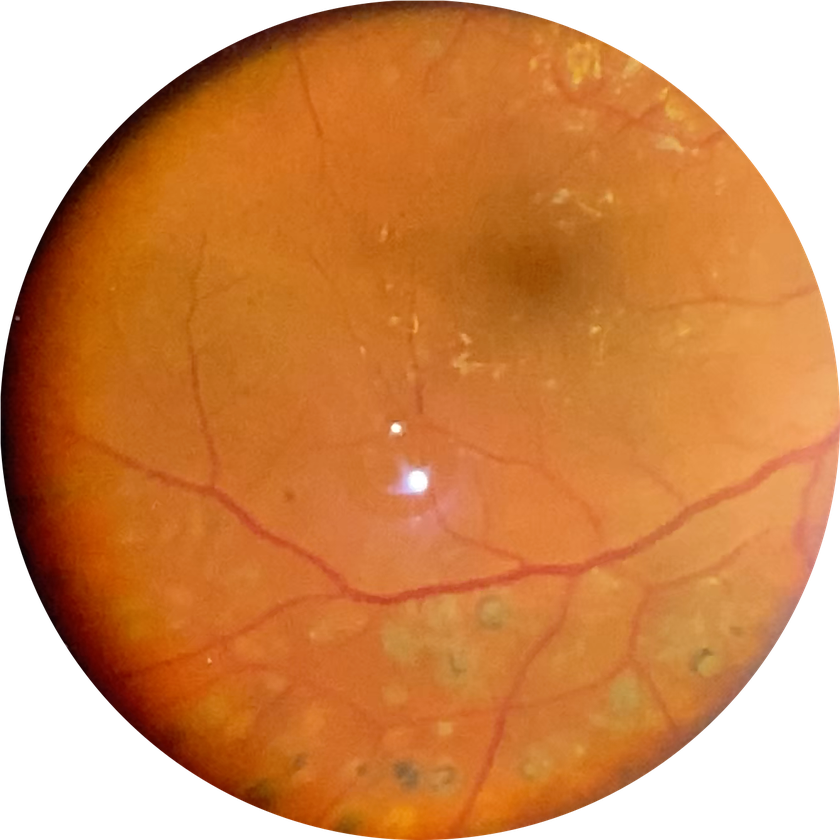
#> input picture Datos EMD/iPhone/EMD/141770ED.PNG, 840 x 840 px, shrunk from 1336 x 1336 before the run; its folder holds only this picture in this run
$ jupyter execute --allow-errors 'Preprocesamiento gaussiano.ipynb'
#> lines starting #> are read from the running program, lines starting #| are printed output that depends on the picture; after the words box and inside, x2 and y2 are one past the last pixel; in counts of white or black regions, pixels touching at a corner belong together
[cell 1]
import os
import cv2
import PIL
import os
from PIL import Image
import numpy as np

**PREPROCESADO GAUSSIANO**

[cell 2]
def crop_image_from_gray(img,tol=7):
    if img.ndim ==2:
        mask = img>tol
        return img[np.ix_(mask.any(1),mask.any(0))]
    elif img.ndim==3:
        gray_img = cv2.cvtColor(img, cv2.COLOR_RGB2GRAY)
        mask = gray_img>tol

        check_shape = img[:,:,0][np.ix_(mask.any(1),mask.any(0))].shape[0]
        if (check_shape == 0):
            return img
        else:
            img1=img[:,:,0][np.ix_(mask.any(1),mask.any(0))]
            img2=img[:,:,1][np.ix_(mask.any(1),mask.any(0))]
            img3=img[:,:,2][np.ix_(mask.any(1),mask.any(0))]
            img = np.stack([img1,img2,img3],axis=-1)
        return img

[cell 3]
def circle_crop(img, sigmaX):
    """
    Create circular crop around image centre
    """
    img = crop_image_from_gray(img)
    img = cv2.cvtColor(img, cv2.COLOR_BGR2RGB)

    height, width, depth = img.shape

    x = int(width/2)
    y = int(height/2)
    r = np.amin((x,y))

    circle_img = np.zeros((height, width), np.uint8)
    cv2.circle(circle_img, (x,y), int(r), 1, thickness=-1)
    img = cv2.bitwise_and(img, img, mask=circle_img)
    img = crop_image_from_gray(img)
    img=cv2.addWeighted(img,4, cv2.GaussianBlur( img , (0,0) , sigmaX) ,-4 ,128)
    return img

**CONVERTIR TODAS LAS IMÁGENES EN FORMATO JPG**

[cell 4]
for e in os.listdir('Datos EMD/iPhone/EMD'):
    im = Image.open('Datos EMD/iPhone/EMD/'+e)
#> im is the input picture: PIL image 840x840 RGBA; mean R, G, B, A 155.8, 87.5, 33.6, 200.3
    rgb_im = im.convert('RGB')
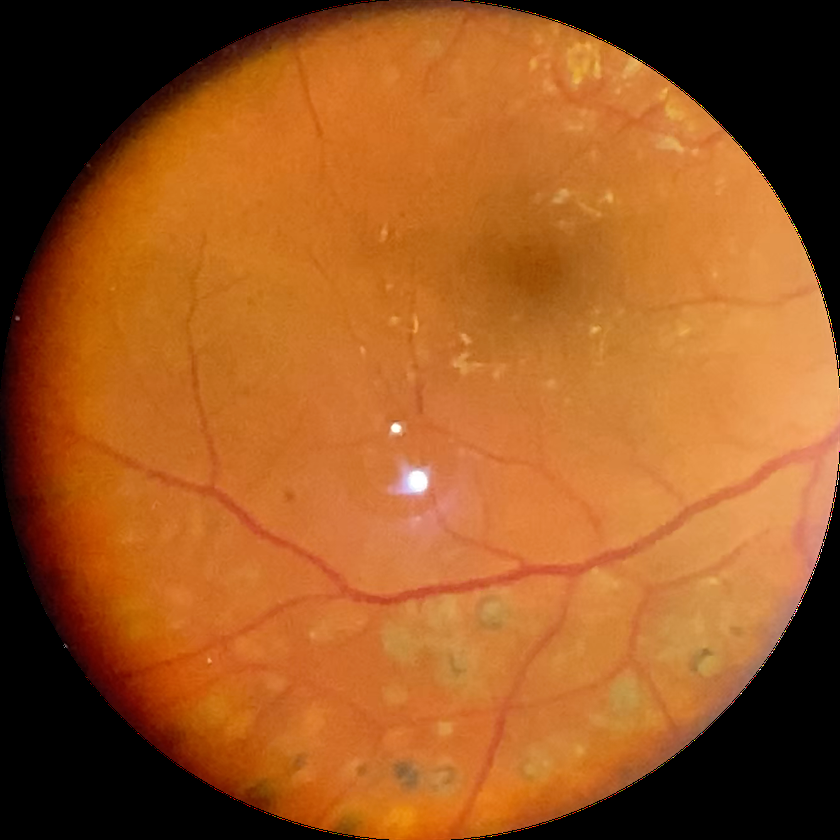
#> rgb_im: PIL image 840x840 RGB; mean R, G, B 155.8, 87.5, 33.6
    rgb_im.save('Datos EMD/iPhone/EMD/'+e[0:-3]+'jpg', quality=95)
    os.remove('Datos EMD/iPhone/EMD/'+e)

#> (a cell that did not finish here is left out)

#> (a cell that did not finish here is left out)

#> (a cell that did not finish here is left out)

**OBTENER CARPETA CON IMÁGENES PREPROCESADAS**

[cell 8]
for e in os.listdir('Datos EMD/iPhone/EMD'):
    img = cv2.imread('Datos EMD/iPhone/EMD/'+e)
    img = cv2.cvtColor(img, cv2.COLOR_BGR2RGB)
    img_t = circle_crop(img, 30)
#> in crop_image_from_gray, `mask = gray_img>tol`:
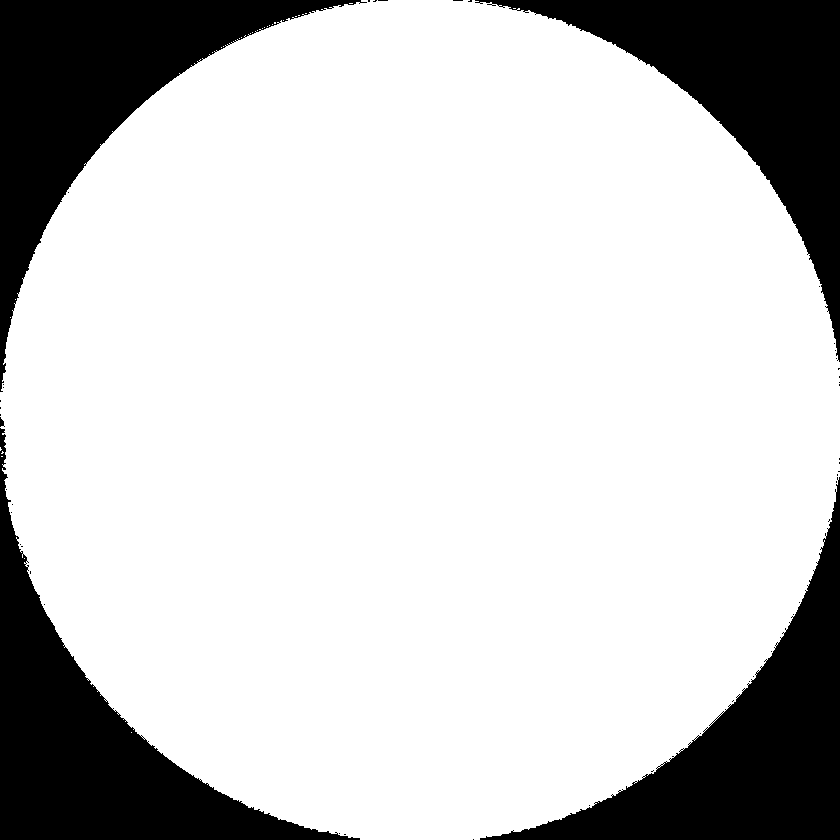
#> mask: shape (840, 840) bool; 79.1% white; 49 black regions (44 under 20 px), largest, box (x1, y1, x2, y2) and area: (0, 0, 367, 392) 37360, (0, 428, 360, 840) 37183, (480, 477, 840, 840) 36463, (475, 0, 840, 362) 36338, (0, 417, 5, 427) 29
#> in crop_image_from_gray, `img1=img[:,:,0][np.ix_(mask.any(1),mask.any(0))]`:
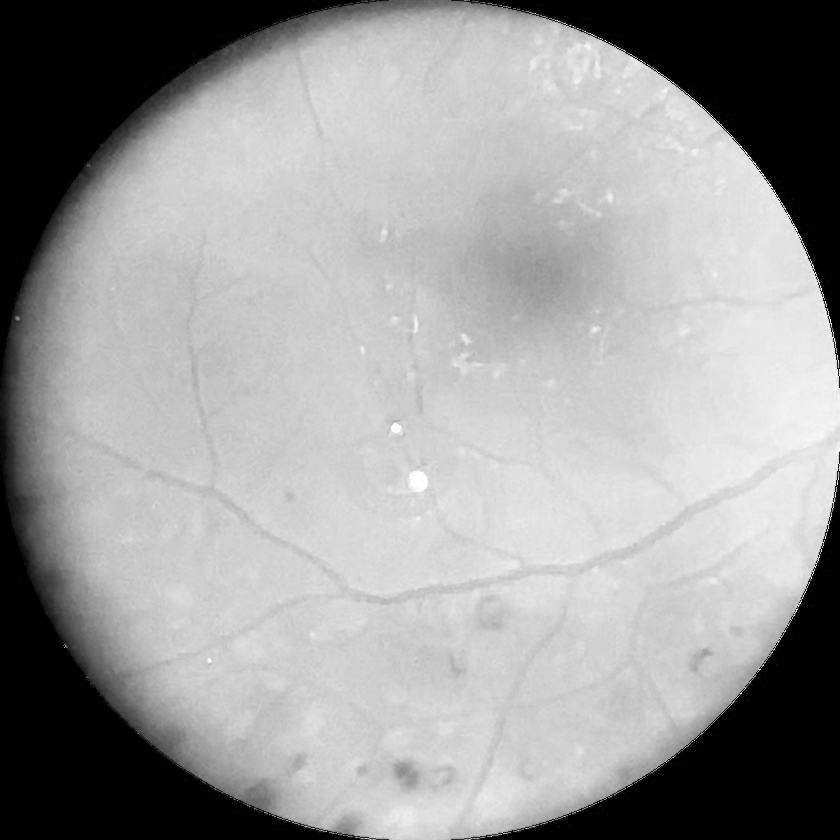
#> img1: shape (840, 840); min 0, max 255, mean 155.9
#> in crop_image_from_gray, `img2=img[:,:,1][np.ix_(mask.any(1),mask.any(0))]`:
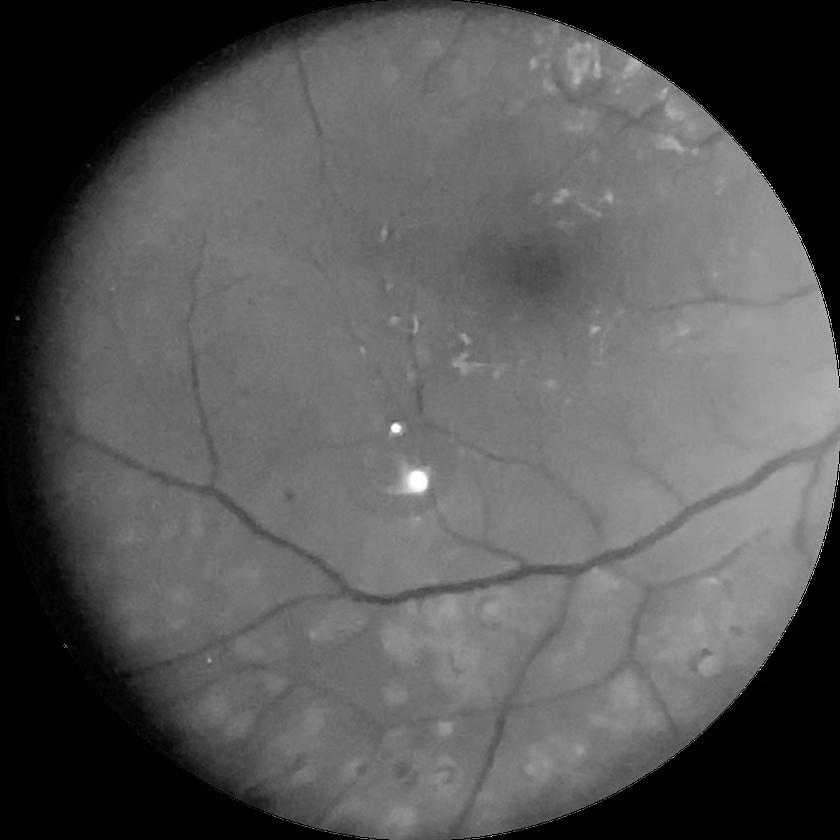
#> img2: shape (840, 840); min 0, max 255, mean 87.5
#> in crop_image_from_gray, `img3=img[:,:,2][np.ix_(mask.any(1),mask.any(0))]`:
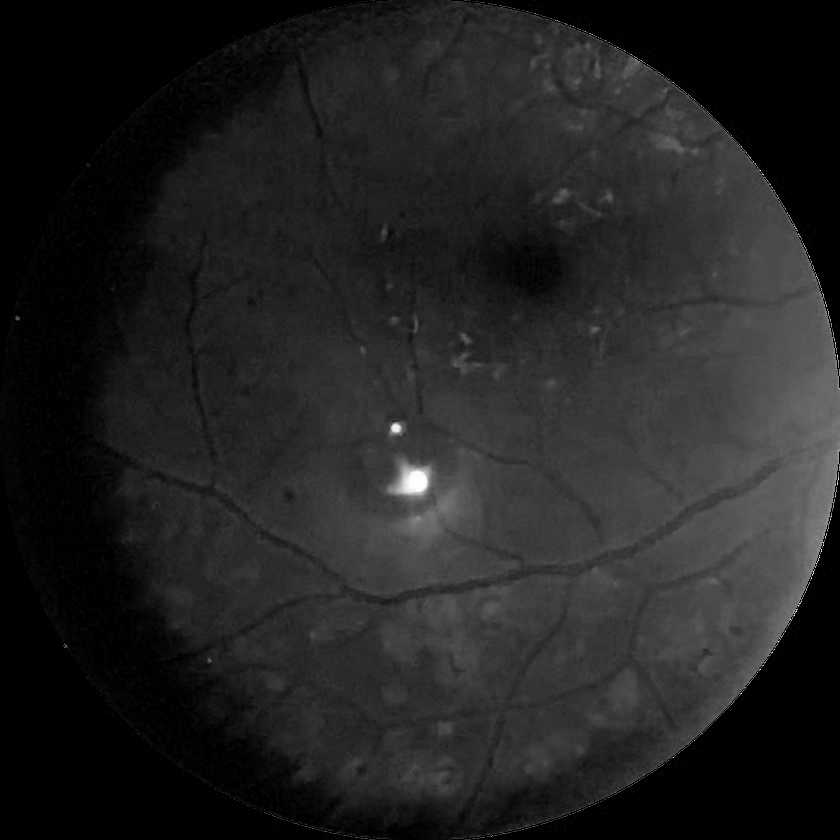
#> img3: shape (840, 840); min 0, max 255, mean 33.7
#> in circle_crop, `img=cv2.addWeighted(img,4, cv2.GaussianBlur( img , (0,0) , sigmaX) ,-4..`:
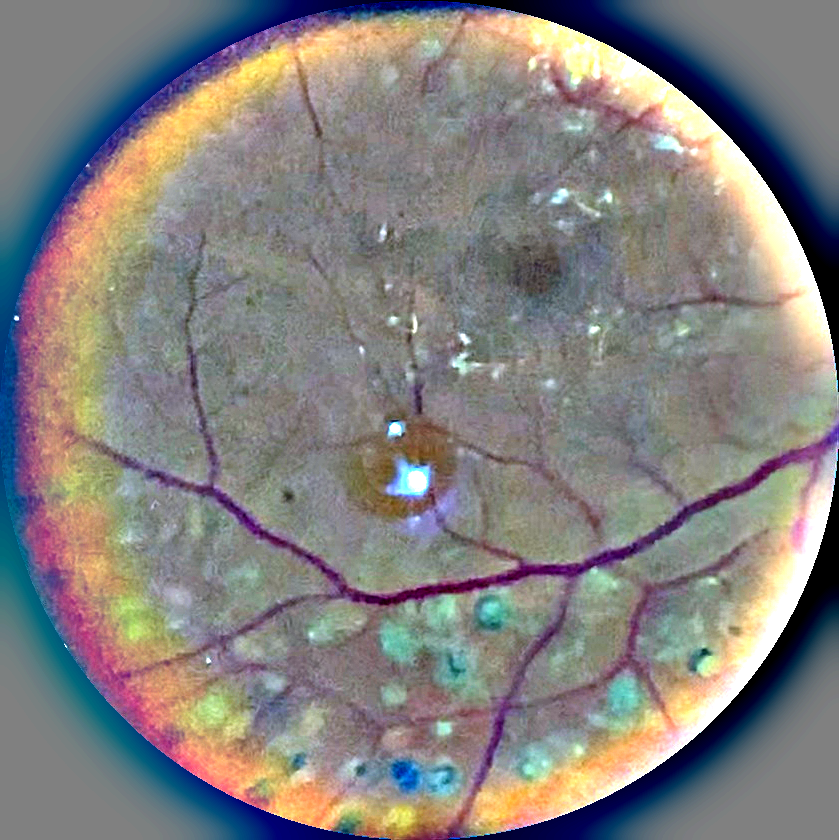
#> img: shape (840, 839, 3); mean B, G, R 127.5, 129.1, 132.3
    image = Image.fromarray(img_t, 'RGB')
    image.save('Datos preprocesados EMD/iPhone/EMD/'+e[0:-4]+'_proc.jpg')

$ run again, on Datos EMD/iPhone/EMD/252193EI.PNG
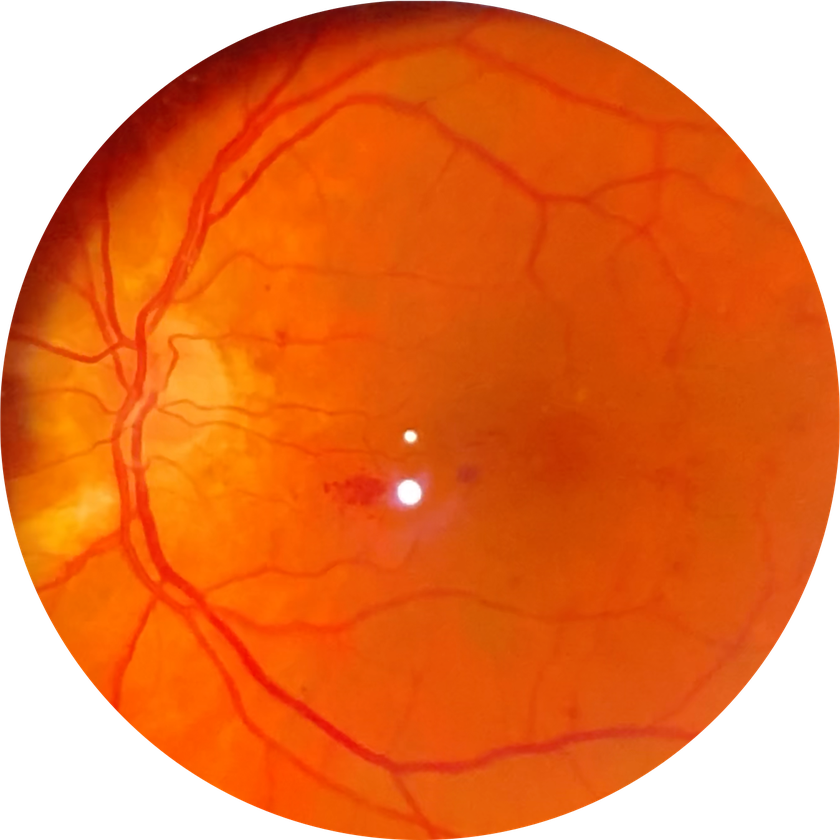
#> input picture Datos EMD/iPhone/EMD/252193EI.PNG, 840 x 840 px, shrunk from 1348 x 1347 before the run
#> im is the input picture: PIL image 840x840 RGBA; mean R, G, B, A 178.1, 66.4, 5.3, 200.3
#> in crop_image_from_gray, `mask = gray_img>tol`:
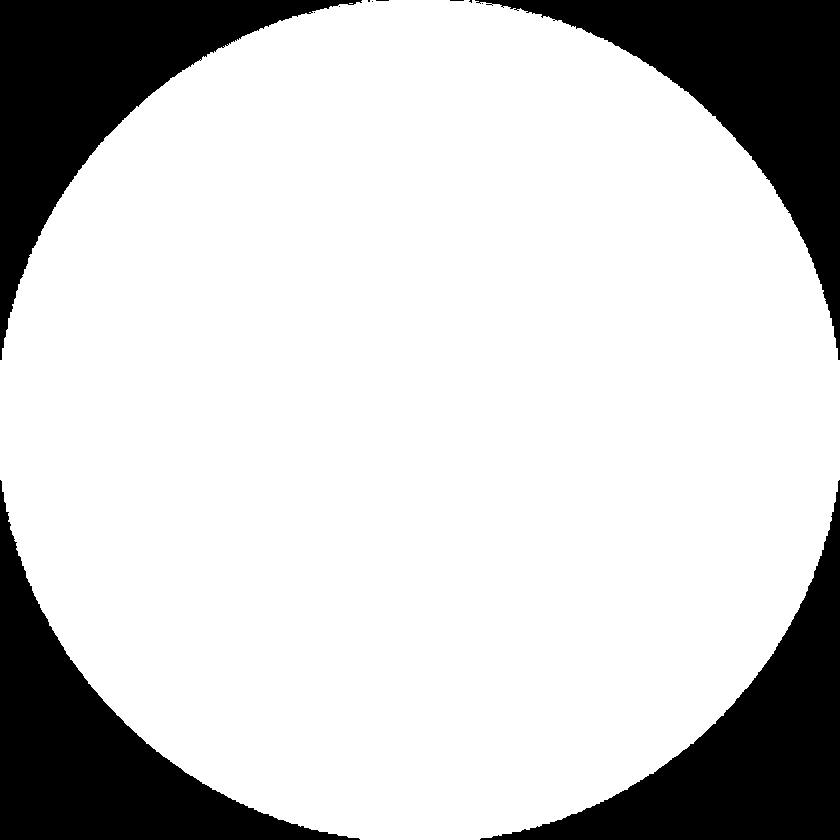
#> mask: shape (840, 840) bool; 79.5% white; 12 black regions (8 under 20 px), largest, box (x1, y1, x2, y2) and area: (0, 0, 362, 360) 36328, (475, 0, 840, 360) 36148, (480, 480, 840, 840) 36033, (0, 480, 360, 840) 36003
#> circle_img: shape (840, 840); values 0 (black) and 1 (white), 78.5% white; 4 black regions, box (x1, y1, x2, y2) and area: (0, 0, 420, 420) 38292, (421, 0, 840, 392) 37872, (0, 421, 392, 840) 37872, (449, 449, 840, 840) 37453
#> mask: shape (840, 840) bool; 78.5% white; 4 black regions, box (x1, y1, x2, y2) and area: (0, 0, 420, 420) 38292, (421, 0, 840, 392) 37872, (0, 421, 392, 840) 37872, (449, 449, 840, 840) 37456
#> in circle_crop, `img=cv2.addWeighted(img,4, cv2.GaussianBlur( img , (0,0) , sigmaX) ,-4..`:
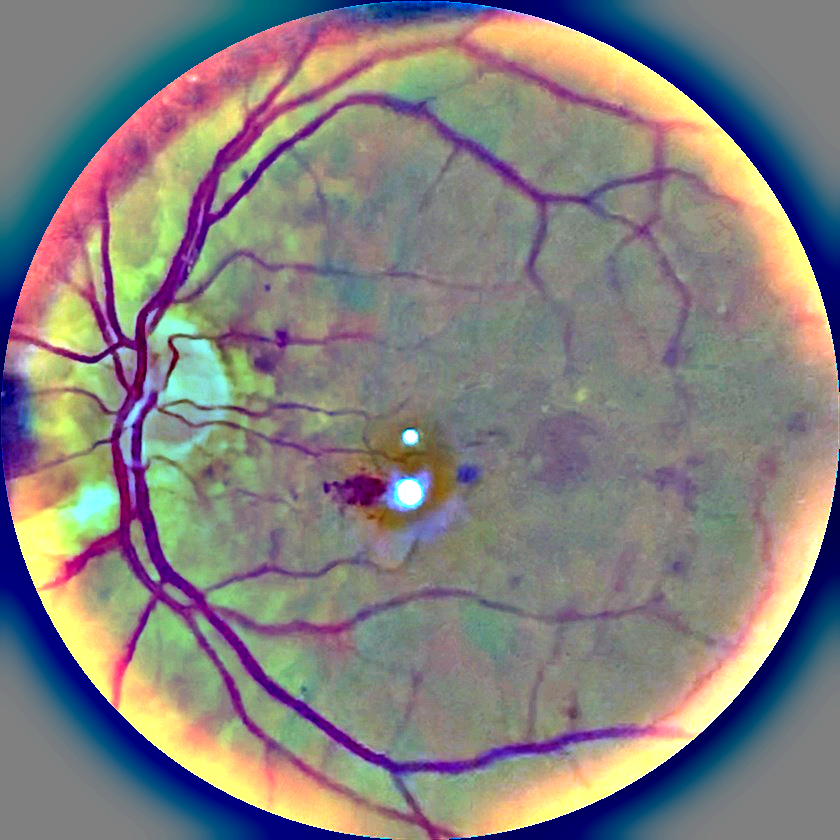
#> img: shape (840, 840, 3); mean B, G, R 127.2, 128.6, 132.7

$ run again, on Datos EMD/iPhone/EMD/334488EI.PNG
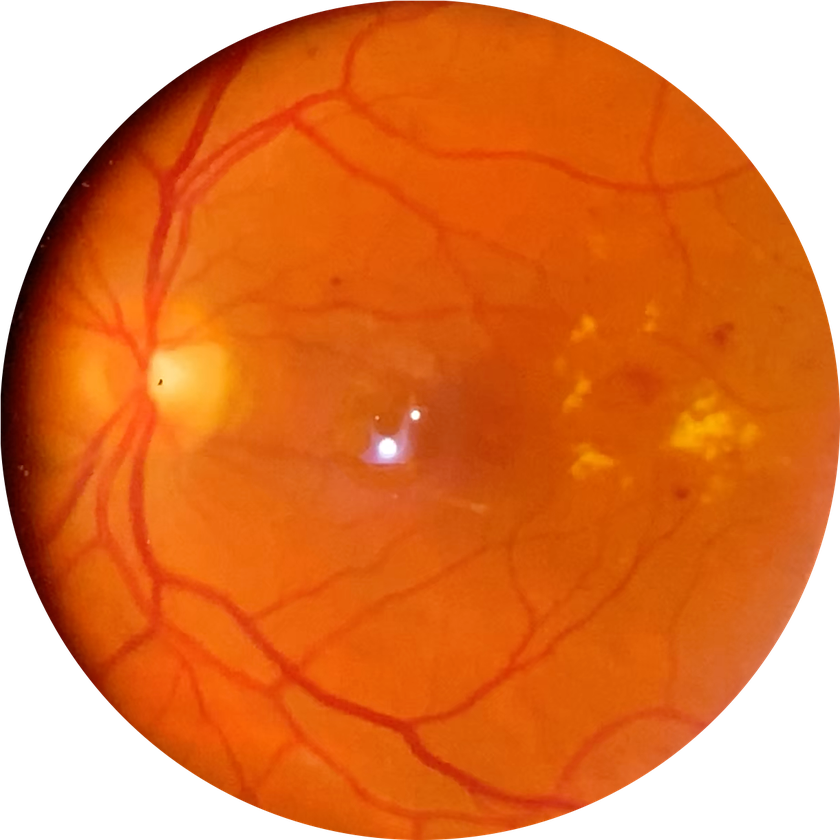
#> input picture Datos EMD/iPhone/EMD/334488EI.PNG, 840 x 840 px, shrunk from 1221 x 1221 before the run
#> im is the input picture: PIL image 840x840 RGBA; mean R, G, B, A 170.1, 70, 8.4, 200.3
#> in crop_image_from_gray, `mask = gray_img>tol`:
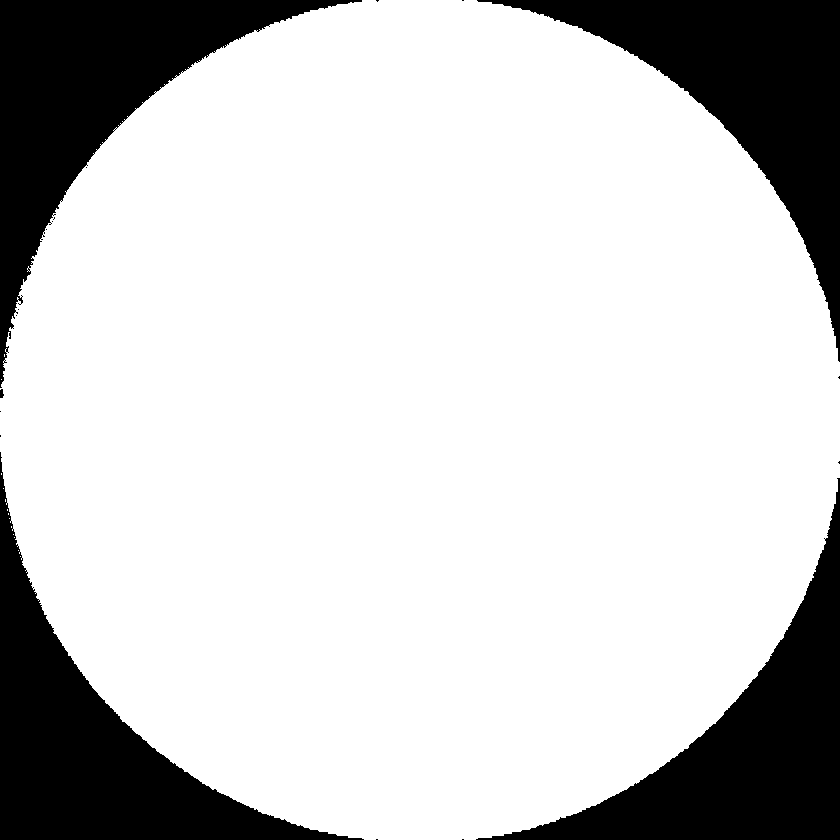
#> mask: shape (840, 840) bool; 79.3% white; 19 black regions (14 under 20 px), largest, box (x1, y1, x2, y2) and area: (0, 0, 362, 388) 37319, (0, 452, 364, 840) 36425, (476, 478, 840, 840) 36113, (477, 0, 840, 362) 36082, (0, 389, 4, 398) 28
#> circle_img: shape (840, 840); values 0 (black) and 1 (white), 78.5% white; 4 black regions, box (x1, y1, x2, y2) and area: (0, 0, 420, 420) 38292, (421, 0, 840, 392) 37872, (0, 421, 392, 840) 37872, (449, 449, 840, 840) 37453
#> mask: shape (840, 840) bool; 78.2% white; 26 black regions (23 under 20 px), largest, box (x1, y1, x2, y2) and area: (0, 0, 420, 840) 78249, (421, 0, 840, 392) 37872, (449, 449, 840, 840) 37463
#> img1: shape (840, 839)
#> img2: shape (840, 839)
#> img3: shape (840, 839)
#> in circle_crop, `img=cv2.addWeighted(img,4, cv2.GaussianBlur( img , (0,0) , sigmaX) ,-4..`:
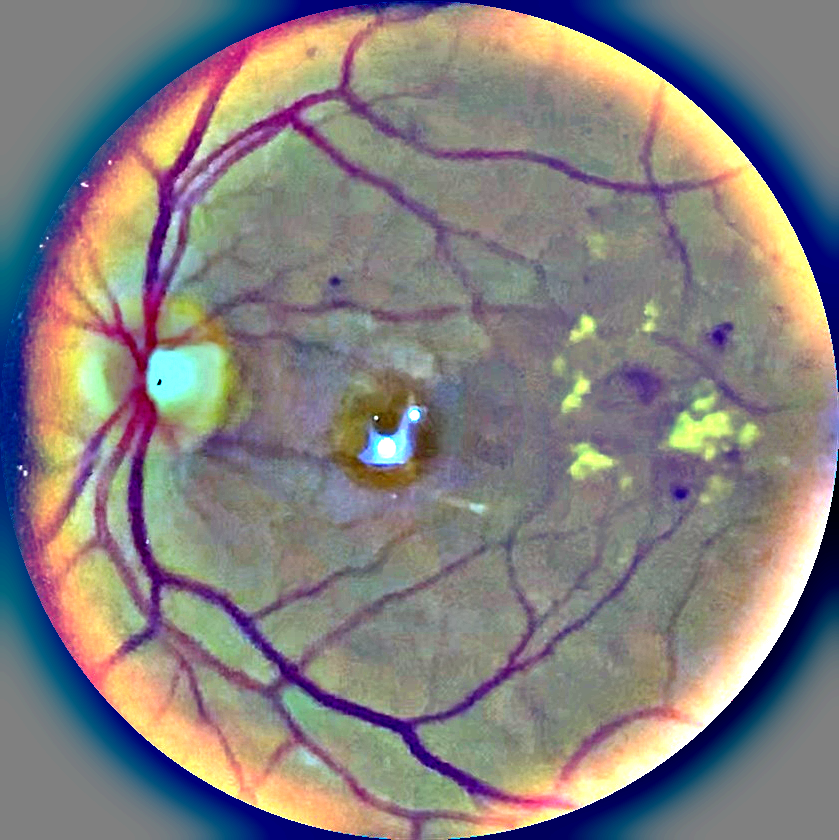
#> img: shape (840, 839, 3); mean B, G, R 127, 128, 132.7
